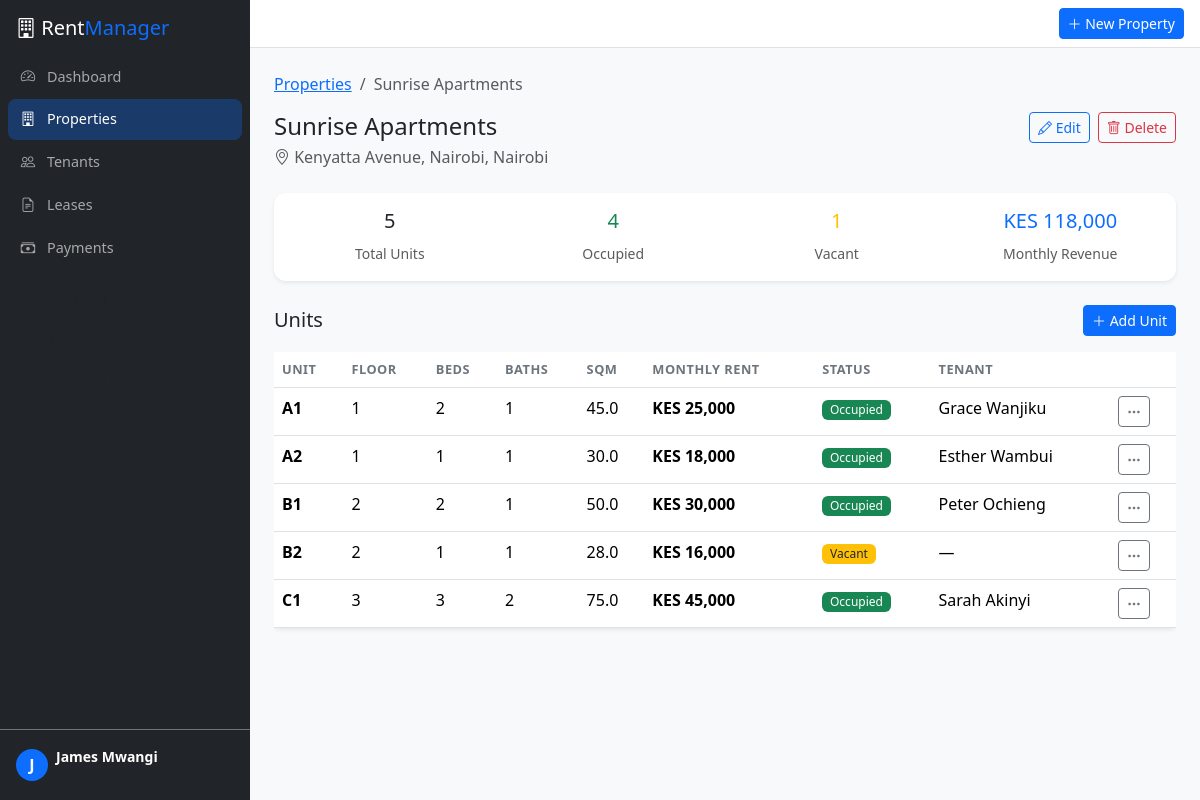
/properties/1 (signed in), run on the app's committed database.
### models.py (models this page shows, shortened)
class User(db.Model):
    __tablename__ = 'users'
    id = db.Column(db.Integer, primary_key=True)
    email = db.Column(db.String(120), unique=True, nullable=False, index=True)
    password_hash = db.Column(db.String(256), nullable=False)
    full_name = db.Column(db.String(120), nullable=False)
    phone = db.Column(db.String(20))
    role = db.Column(db.String(20), nullable=False, default='landlord')  # landlord, manager, admin
    is_active = db.Column(db.Boolean, default=True)
    created_at = db.Column(db.DateTime, default=datetime.utcnow)
    properties = db.relationship('Property', backref='owner', lazy='dynamic')
    audit_logs = db.relationship('AuditLog', backref='user', lazy='dynamic')
    @property
    def is_authenticated(self):
        return True

class Property(db.Model):
    __tablename__ = 'properties'
    id = db.Column(db.Integer, primary_key=True)
    owner_id = db.Column(db.Integer, db.ForeignKey('users.id'), nullable=False, index=True)
    name = db.Column(db.String(120), nullable=False)
    address = db.Column(db.String(255), nullable=False)
    city = db.Column(db.String(80), nullable=False, default='Nairobi')
    property_type = db.Column(db.String(30), nullable=False, default='apartment')  # apartment, house, office, commercial
    description = db.Column(db.Text)
    created_at = db.Column(db.DateTime, default=datetime.utcnow)
    units = db.relationship('Unit', backref='property', lazy='dynamic', cascade='all, delete-orphan')
    @property
    def total_units(self):
        return self.units.count()
    @property
    def occupied_units(self):
        return self.units.filter_by(status='occupied').count()
    @property
    def vacant_units(self):
        return self.units.filter_by(status='vacant').count()
    @property
    def monthly_revenue(self):
        total = 0
        for unit in self.units.filter_by(status='occupied'):
            lease = unit.active_lease
            if lease:
                total += lease.monthly_rent
        return total

class Lease(db.Model):
    __tablename__ = 'leases'
    id = db.Column(db.Integer, primary_key=True)
    tenant_id = db.Column(db.Integer, db.ForeignKey('tenants.id'), nullable=False, index=True)
    unit_id = db.Column(db.Integer, db.ForeignKey('units.id'), nullable=False, index=True)
    start_date = db.Column(db.Date, nullable=False)
    end_date = db.Column(db.Date, nullable=False)
    monthly_rent = db.Column(db.Float, nullable=False)
    deposit_amount = db.Column(db.Float, default=0)
    deposit_paid = db.Column(db.Boolean, default=False)
    payment_day = db.Column(db.Integer, default=1)  # day of month rent is due
    status = db.Column(db.String(20), nullable=False, default='active')  # active, expired, terminated
    notes = db.Column(db.Text)
    created_at = db.Column(db.DateTime, default=datetime.utcnow)
    payments = db.relationship('Payment', backref='lease', lazy='dynamic')

class Unit(db.Model):
    __tablename__ = 'units'
    id = db.Column(db.Integer, primary_key=True)
    property_id = db.Column(db.Integer, db.ForeignKey('properties.id'), nullable=False, index=True)
    unit_number = db.Column(db.String(20), nullable=False)
    floor = db.Column(db.Integer)
    bedrooms = db.Column(db.Integer, default=1)
    bathrooms = db.Column(db.Integer, default=1)
    sqm = db.Column(db.Float)
    monthly_rent = db.Column(db.Float, nullable=False)
    status = db.Column(db.String(20), nullable=False, default='vacant')  # vacant, occupied, maintenance
    created_at = db.Column(db.DateTime, default=datetime.utcnow)
    leases = db.relationship('Lease', backref='unit', lazy='dynamic')
    maintenance_requests = db.relationship('MaintenanceRequest', backref='unit', lazy='dynamic')
    @property
    def active_lease(self):
        return self.leases.filter_by(status='active').first()
    @property
    def current_tenant(self):
        lease = self.active_lease
        return lease.tenant if lease else None

class Tenant(db.Model):
    __tablename__ = 'tenants'
    id = db.Column(db.Integer, primary_key=True)
    full_name = db.Column(db.String(120), nullable=False)
    phone = db.Column(db.String(20), nullable=False)
    email = db.Column(db.String(120))
    id_type = db.Column(db.String(30), default='national_id')  # national_id, passport, alien_id
    id_number = db.Column(db.String(30))
    employer = db.Column(db.String(120))
    emergency_contact = db.Column(db.String(120))
    emergency_phone = db.Column(db.String(20))
    created_at = db.Column(db.DateTime, default=datetime.utcnow)
    leases = db.relationship('Lease', backref='tenant', lazy='dynamic')

### routes/properties.py (the view)
@properties_bp.route('/<int:id>')
@login_required
def view(id):
    prop = Property.query.filter_by(id=id, owner_id=current_user.id).first_or_404()
    units = prop.units.order_by(Unit.unit_number).all()
    return render_template('properties/view.html', property=prop, units=units)

### templates/properties/view.html (shortened to what this page needs)
{% extends "base.html" %}
{% block content %}
<nav aria-label="breadcrumb">
    <ol class="breadcrumb">
        <li class="breadcrumb-item"><a href="{{ url_for('properties.list_properties') }}">Properties</a></li>
        <li class="breadcrumb-item active">{{ property.name }}</li>
    </ol>
</nav>
<div class="d-flex justify-content-between align-items-start mb-4">
    <div>
        <h4 class="mb-1">{{ property.name }}</h4>
        <p class="text-muted mb-0"><i class="bi bi-geo-alt"></i> {{ property.address }}, {{ property.city }}</p>
    </div>
    <div class="d-flex gap-2">
        <a href="{{ url_for('properties.edit', id=property.id) }}" class="btn btn-sm btn-outline-primary"><i class="bi bi-pencil"></i> Edit</a>
        <form method="POST" action="{{ url_for('properties.delete', id=property.id) }}" onsubmit="return confirm('Delete this property and all its units?')" class="d-inline">
            <button type="submit" class="btn btn-sm btn-outline-danger"><i class="bi bi-trash"></i> Delete</button>
        </form>
    </div>
</div>
<div class="card border-0 shadow-sm mb-4">
    <div class="card-body">
        <div class="row text-center">
            <div class="col"><h5>{{ property.total_units }}</h5><small class="text-muted">Total Units</small></div>
            <div class="col"><h5 class="text-success">{{ property.occupied_units }}</h5><small class="text-muted">Occupied</small></div>
            <div class="col"><h5 class="text-warning">{{ property.vacant_units }}</h5><small class="text-muted">Vacant</small></div>
            <div class="col"><h5 class="text-primary">KES {{ "{:,.0f}".format(property.monthly_revenue) }}</h5><small class="text-muted">Monthly Revenue</small></div>
        </div>
    </div>
</div>
<div class="d-flex justify-content-between align-items-center mb-3">
    <h5 class="mb-0">Units</h5>
    <button class="btn btn-sm btn-primary" data-bs-toggle="modal" data-bs-target="#addUnitModal"><i class="bi bi-plus-lg"></i> Add Unit</button>
</div>
{% if units %}
<div class="table-responsive">
    <table class="table table-hover bg-white rounded shadow-sm">
        <thead>
            <tr>
                <th>Unit</th>
                <th>Floor</th>
                <th>Beds</th>
                <th>Baths</th>
                <th>SQM</th>
                <th>Monthly Rent</th>
                <th>Status</th>
                <th>Tenant</th>
                <th></th>
            </tr>
        </thead>
        <tbody>
            {% for u in units %}
            <tr>
                <td class="fw-bold">{{ u.unit_number }}</td>
                <td>{{ u.floor or '—' }}</td>
                <td>{{ u.bedrooms }}</td>
                <td>{{ u.bathrooms }}</td>
                <td>{{ u.sqm or '—' }}</td>
                <td class="fw-bold">KES {{ "{:,.0f}".format(u.monthly_rent) }}</td>
                <td>
                    <span class="badge {% if u.status == 'occupied' %}bg-success{% elif u.status == 'vacant' %}bg-warning text-dark{% else %}bg-secondary{% endif %}">
                        {{ u.status|title }}
                    </span>
                </td>
                <td>{{ u.current_tenant.full_name if u.current_tenant else '—' }}</td>
                <td>
                    <div class="dropdown">
                        <button class="btn btn-sm btn-outline-secondary" data-bs-toggle="dropdown"><i class="bi bi-three-dots"></i></button>
                    </div>
                </td>
            </tr>
            {% endfor %}
        </tbody>
    </table>
</div>
{% else %}
<div class="text-center py-4 bg-white rounded shadow-sm">
    <p class="text-muted mb-0">No units yet. Add your first unit above.</p>
</div>
{% endif %}
{% endblock %}

### templates/base.html (shortened to what this page needs)
<!DOCTYPE html>
<html lang="en" data-bs-theme="light">
<head>
    <link href="https://cdn.jsdelivr.net/npm/bootstrap@5.3.3/dist/css/bootstrap.min.css" rel="stylesheet">
    <link href="https://cdn.jsdelivr.net/npm/bootstrap-icons@1.11.3/font/bootstrap-icons.css" rel="stylesheet">
    <link href="{{ url_for('static', filename='css/style.css') }}" rel="stylesheet">
</head>
<body>
{% if current_user.is_authenticated %}
<div class="d-flex">
    <nav id="sidebar" class="sidebar bg-dark">
        <div class="sidebar-brand py-3 px-3">
            <h5 class="text-white mb-0"><i class="bi bi-building"></i> Rent<span class="text-primary">Manager</span></h5>
        </div>
        <ul class="nav flex-column px-2">
            <li class="nav-item">
                <a class="nav-link {% if request.endpoint == 'dashboard.index' %}active{% endif %}" href="{{ url_for('dashboard.index') }}">
                    <i class="bi bi-speedometer2"></i> Dashboard
                </a>
            </li>
            <li class="nav-item">
                <a class="nav-link {% if 'properties' in request.endpoint|default('') %}active{% endif %}" href="{{ url_for('properties.list_properties') }}">
                    <i class="bi bi-building"></i> Properties
                </a>
            </li>
            <li class="nav-item">
                <a class="nav-link {% if 'tenants' in request.endpoint|default('') %}active{% endif %}" href="{{ url_for('tenants.list_tenants') }}">
                    <i class="bi bi-people"></i> Tenants
                </a>
            </li>
            <li class="nav-item">
                <a class="nav-link {% if 'leases' in request.endpoint|default('') %}active{% endif %}" href="{{ url_for('leases.list_leases') }}">
                    <i class="bi bi-file-earmark-text"></i> Leases
                </a>
            </li>
            <li class="nav-item">
                <a class="nav-link {% if 'payments' in request.endpoint|default('') %}active{% endif %}" href="{{ url_for('payments.list_payments') }}">
                    <i class="bi bi-cash-stack"></i> Payments
                </a>
            </li>
            <li class="nav-item mt-2">
                <a class="nav-link text-muted small" href="{{ url_for('reports.rent_roll') }}">
                    <i class="bi bi-table"></i> Rent Roll
                </a>
            </li>
            <li class="nav-item">
                <a class="nav-link text-muted small" href="{{ url_for('reports.arrears') }}">
                    <i class="bi bi-exclamation-triangle"></i> Arrears
                </a>
            </li>
            <li class="nav-item">
                <a class="nav-link text-muted small" href="{{ url_for('reports.payment_history') }}">
                    <i class="bi bi-clock-history"></i> Payment History
                </a>
            </li>
        </ul>
        <div class="mt-auto px-3 py-3 border-top border-secondary">
            <div class="d-flex align-items-center">
                <div class="avatar bg-primary rounded-circle d-flex align-items-center justify-content-center me-2" style="width:32px;height:32px">
                    <span class="text-white fw-bold">{{ current_user.full_name[0] }}</span>
                </div>
                <div class="flex-grow-1">
                    <div class="text-white small fw-bold">{{ current_user.full_name }}</div>
                    <div class="text-muted" style="font-size:0.7rem">{{ current_user.role|title }}</div>
                </div>
                <a href="{{ url_for('auth.logout') }}" class="text-muted" title="Logout"><i class="bi bi-box-arrow-right"></i></a>
            </div>
        </div>
    </nav>
    <div class="main-content flex-grow-1">
        <nav class="navbar navbar-expand-lg bg-white border-bottom px-3">
            <div class="ms-auto d-flex align-items-center gap-2">
                <a href="{{ url_for('properties.add') }}" class="btn btn-sm btn-primary"><i class="bi bi-plus-lg"></i> New Property</a>
            </div>
        </nav>
        <div class="p-3 p-md-4">
            {% block content %}{% endblock %}
        </div>
    </div>
</div>
{% endif %}
</body>
</html>

### static/css/style.css (style rules this page uses)
:root { --sidebar-width: 250px; }
.sidebar { width: var(--sidebar-width); min-height: 100vh; position: fixed; top: 0; left: 0; z-index: 1040; display: flex; flex-direction: column; transition: transform 0.3s ease; }
.sidebar .nav-link { color: rgba(255,255,255,0.6); padding: 0.6rem 0.8rem; border-radius: 0.5rem; margin-bottom: 2px; font-size: 0.9rem; transition: all 0.2s; }
.sidebar .nav-link.active { color: #fff; background: rgba(13, 110, 253, 0.3); font-weight: 500; }
.sidebar .nav-link i { width: 20px; margin-right: 8px; }
.main-content { margin-left: var(--sidebar-width); min-height: 100vh; background: #f8f9fa; }
.card { border-radius: 0.75rem; }
.table th { font-size: 0.8rem; text-transform: uppercase; letter-spacing: 0.5px; color: #6c757d; font-weight: 600; border-bottom-width: 1px; }
.badge { font-weight: 500; }

### data on the page
User: full_name "J", full_name "James Mwangi"
Property: name "Sunrise Apartments", address "Kenyatta Avenue, Nairobi", city "Nairobi"
Lease: monthly_revenue "118,000"
Unit: unit_number "A1", floor "1", bedrooms "2", bathrooms "1", sqm "45.0", monthly_rent "25,000", status "Occupied", current_tenant "Grace Wanjiku"
Unit: unit_number "A2", floor "1", bedrooms "1", bathrooms "1", sqm "30.0", monthly_rent "18,000", status "Occupied", current_tenant "Esther Wambui"
Unit: unit_number "B1", floor "2", bedrooms "2", bathrooms "1", sqm "50.0", monthly_rent "30,000", status "Occupied", current_tenant "Peter Ochieng"
Unit: unit_number "B2", floor "2", bedrooms "1", bathrooms "1", sqm "28.0", monthly_rent "16,000", status "Vacant", current_tenant "—"
Unit: unit_number "C1", floor "3", bedrooms "3", bathrooms "2", sqm "75.0", monthly_rent "45,000", status "Occupied", current_tenant "Sarah Akinyi"

### other printed values
{{ property.total_units }} "5"
{{ property.occupied_units }} "4"
{{ property.vacant_units }} "1"
